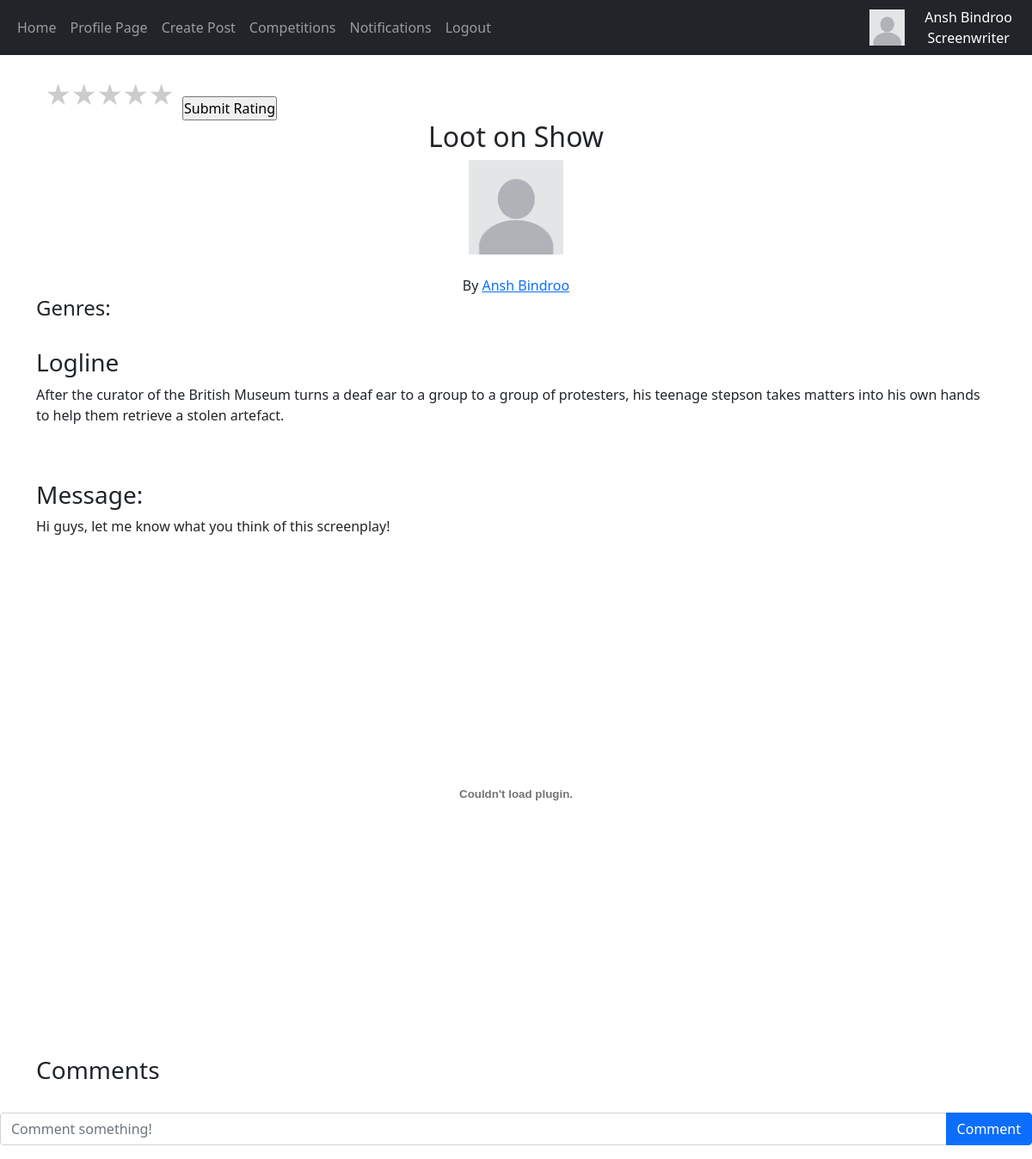
Page /script/1 (signed in) on the earlier database version.
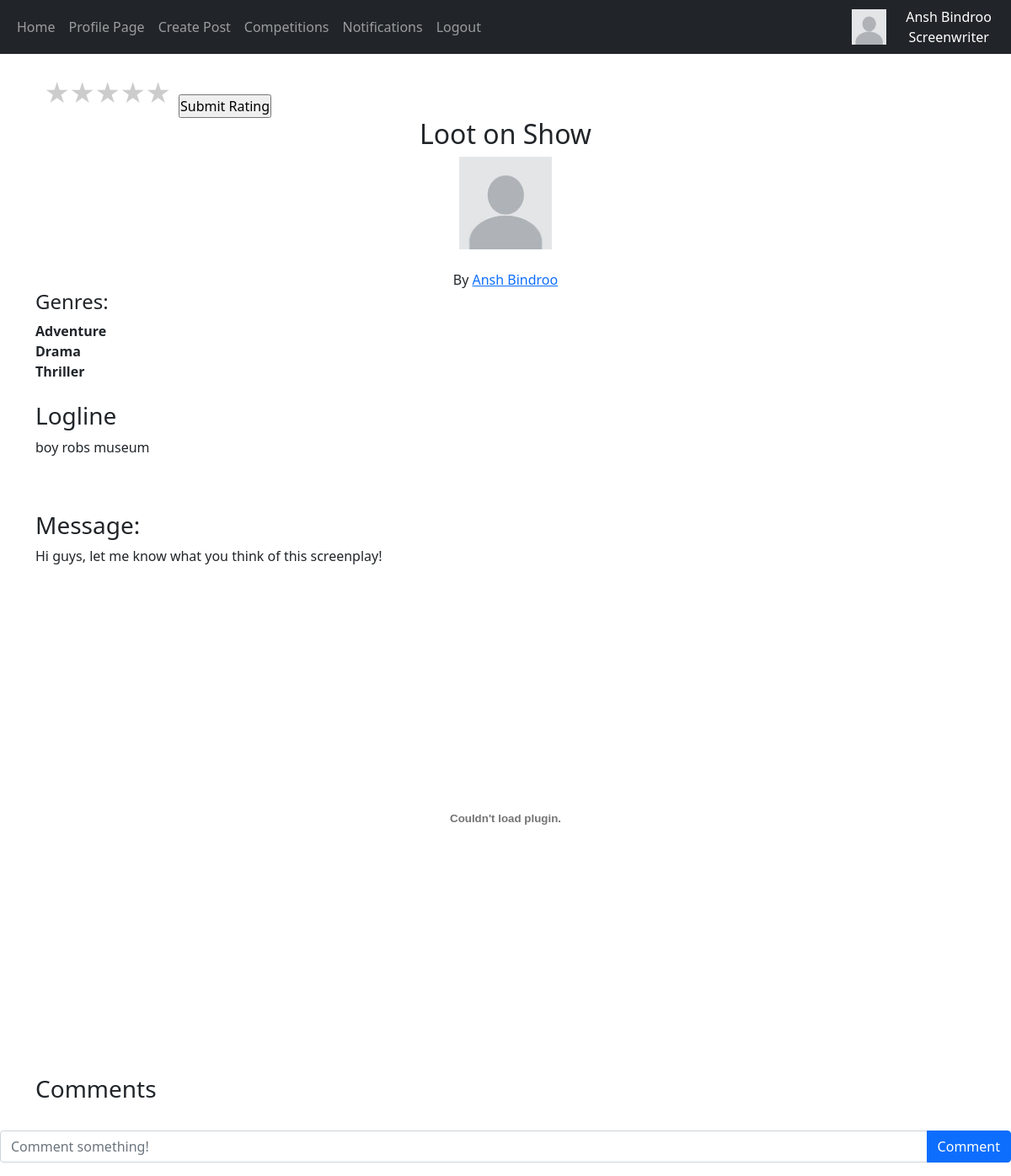
Same page on the later database version.
### website/models.py (models this page shows)
class Users(db.Model, UserMixin):
    __tablename__ = "Users"
    id = db.Column(db.Integer, primary_key=True)
    email = db.Column(db.String(150), unique=True)
    username = db.Column(db.String(150), unique=True)
    forename = db.Column(db.String(75), unique=True)
    surname = db.Column(db.String(75))
    password = db.Column(db.String(150))
    date_created = db.Column(db.DateTime(timezone=True), default=func.now())
    accounttype = db.Column(db.Integer)
    profilepic = db.Column(db.String(), nullable=True)
    biography = db.Column(db.Text)
    insta = db.Column(db.String(), nullable=True)
    twitter = db.Column(db.String(), nullable=True)
    writers = db.relationship('Screenwriters', backref="user", passive_deletes=True)
    producers = db.relationship('Producers', backref="user", passive_deletes=True)

class Screenplays(db.Model):
    __tablename__ = "Screenplays"
    scriptid = db.Column(db.Integer, primary_key=True)
    writerid = db.Column(db.Integer, db.ForeignKey('Screenwriters.writerid', ondelete="CASCADE"), nullable=False)
    title = db.Column(db.String(300))
    logline = db.Column(db.String(165))
    message = db.Column(db.Text)
    screenplay = db.Column(db.String(300))
    fullfile = db.Column(db.String(300))
    date_created = db.Column(db.Date, default=func.current_date())
    datetime_created = db.Column(db.DateTime(timezone=True), default=func.now())
    avgrating = db.Column(db.Float)
    scripts = db.relationship('Notifications', backref="script", passive_deletes=True)
    scriptscommented = db.relationship('Comments', backref="script", passive_deletes=True)
    liked = db.relationship('LikedScreenplays', backref="script", passive_deletes=True)
    scripts2 = db.relationship('ScriptHas', backref="script", passive_deletes=True)
    liked2 = db.relationship('FeaturedScripts', backref="script", passive_deletes=True)

class ScriptHas(db.Model):
    __tablename__ = "ScriptHas"
    scriptid = db.Column(db.Integer, db.ForeignKey('Screenplays.scriptid'), primary_key=True)
    genreid = db.Column(db.Integer, db.ForeignKey('Genres.genreid'), primary_key=True)

class Genres(db.Model):
    __tablename__ = "Genres"
    genreid = db.Column(db.Integer, primary_key=True)
    genre = db.Column(db.String(50))
    genres = db.relationship('ScriptHas', backref="has")
    genres2 = db.relationship('CompHas', backref="has")

### website/views.py (the view)
@views.route("/script/<scriptid>", methods=['GET', 'POST'])
@login_required
def script(scriptid):
    script = Screenplays.query.filter_by(scriptid=scriptid).first()
    scripthas = ScriptHas.query.all()
    return flask.render_template("script_full.html", post=script, scripthas=scripthas, user=current_user)

### website/templates/script_full.html (shortened to what this page needs)
{% extends "base.html" %} {% block title %}Home{% endblock %} {% block content
    %}
<!DOCTYPE html>
<html lang="en">
<head>
</head>
<body>
    {% if user.accounttype == 1 %}
                        <div style="text-align:left">
                            <form method = "POST" action="/rate/{{post.scriptid}}">
                                <div class="rate">
                                    <label for="star5" title="text">5 stars</label>
                                    <label for="star4" title="text">4 stars</label>
                                    <label for="star3" title="text">3 stars</label>
                                    <label for="star2" title="text">2 stars</label>
                                    <label for="star1" title="text">1 star</label>
                                </div>
                                <br>
                                <div style="text-align:left">
                                    <input type="submit" value="Submit Rating">
                                </div>
                            </form>
                            {% endif %}
                        </div>
    <div style="text-align: center">
        <h2>{{post.title}}</h2>
        {% if post.writer.user.profilepic %}
        <img src="{{ url_for('static', filename='images/'+ post.writer.user.profilepic) }}" width = "110px" height = "110px" alt="Profile picture">
        {% else %}
        <img src="/static/images/default.jpg" alt="Default profile picture" width = "110px" height = "110px">
        {% endif %}
        <br>
        <br>
        By <a href="/profilepage/{{post.writer.user.id}}">{{post.writer.user.username}}</a>
    </div>
    <div style="text-align:left">
        <h4>Genres:</h4>
        {% for script in scripthas %}
            {% if script.scriptid == post.scriptid %}
                <b>{{script.has.genre}}</b><br>
            {% endif %}
        {% endfor %}
    </div>
    <br>
    <h3>Logline</h3>
    <p>{{post.logline}}</p>
    <br>
    <br>
    <h3>Message:</h3>
    {{post.message}}
    <br>
    <br>
    <embed style="text-align: center;" src="{{url_for('static', filename='images/'+ post.screenplay)}}#toolbar=0" width = "100%" height = "550px%">
    <br>
    <br>
    {% if user.accounttype == 1 %}
    <h3>Comments</h3>
                        </div>
                        <br>
                        <form class="input-group mb-3"method="POST" action="/create-comment/{{post.scriptid}}">
                            <input type="text" id="text" name="text" class="form-control" placeholder="Comment something!"/>
                            <button type="submit" class="btn btn-primary">Comment</button>
                        </form>
    {% endif %}
 </body>
</html>
{% endblock %}

### website/templates/base.html (shortened to what this page needs)
<!DOCTYPE html>
<html lang="en">
  <head>
    <link
      href="https://cdn.jsdelivr.net/npm/bootstrap@5.0.2/dist/css/bootstrap.min.css"
      rel="stylesheet"
    />
  </head>
  <body>
    <nav class="navbar navbar-expand-lg navbar-dark bg-dark">
      <div class="container-fluid">
        <div class="collapse navbar-collapse" id="navbar">
          <div class="navbar-nav">
            <a class="nav-item nav-link" href="/home">Home</a>
            {% if user.is_authenticated %}
            <a class="nav-item nav-link" href="/profilepage/{{user.id}}">Profile Page</a>
            <a class="nav-item nav-link" href="/post">Create Post</a>
            <a class="nav-item nav-link" href="/competitions">Competitions</a>
            <a class="nav-item nav-link" href="/notifications/{{user.id}}">Notifications</a>
            <a class="nav-item nav-link" href="/logout">Logout</a>
            {% else %}
            <a class="nav-item nav-link" href="/login">Login</a>
            <a class="nav-item nav-link" href="/sign-up">Sign Up</a>
            {% endif %}
          </div>
        </div>
      </div>
      <div style="text-align: right">
        {% if user.is_authenticated %}
          {% if user.profilepic %}
            <a href="/profilepage/{{user.id}}"" target=_blank><img src="{{ url_for('static', filename='images/'+ user.profilepic) }}" alt="Profile picture" height="50px%" width="50px%"></a>
          {% else %}
            <a href="/profilepage/{{user.id}}"" target=_blank><img src="/static/images/default.jpg" alt="Default profile picture" height="25%" width="25%"></a>
          {% endif %}
        {% endif %}
      </div>
      <div style="text-align: center; color: white;" >
        {{ user.username }}
        {% if user.accounttype == 1 %}
          Screenwriter
        {% elif user.accounttype == 2 %}
          Producer
        {% endif %}
      </div>
    </nav>
    <br>
    <div class="container">{% block content %}{% endblock %}</div>
  </body>
</html>

### website/templates/script_full.html (style rules this page uses)
* { margin: 0; padding: 0; }
.rate { float: left; height: 46px; padding: 0 10px; }
.rate:not(:checked) > label { float:right; width:1em; overflow:hidden; white-space:nowrap; cursor:pointer; font-size:30px; color:#ccc; }
.rate:not(:checked) > label:before { content: '★ '; }

Differences in the rows shown:
changed Screenplays "Loot on Show": logline "After the curator of the British Museum turns a deaf ear to a group to a group of protesters, his teenage stepson takes matters into his own hands to help them retrieve a stolen artefact." → "boy robs museum"
added ScriptHas: has.genre "Adventure"
added ScriptHas: has.genre "Drama"
added ScriptHas: has.genre "Thriller"
